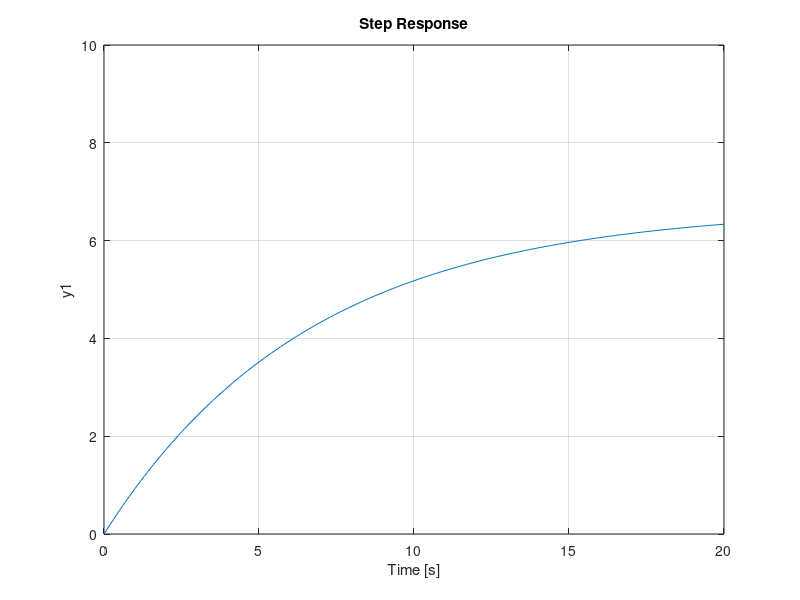
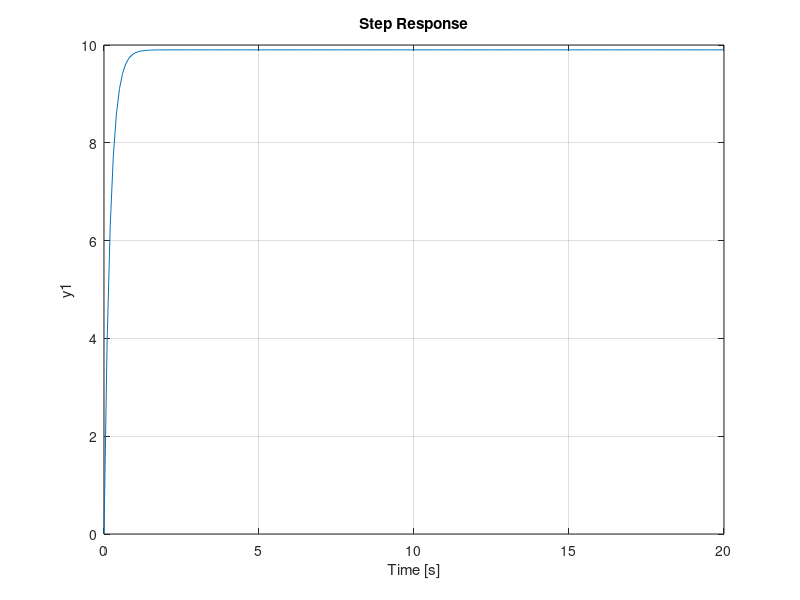
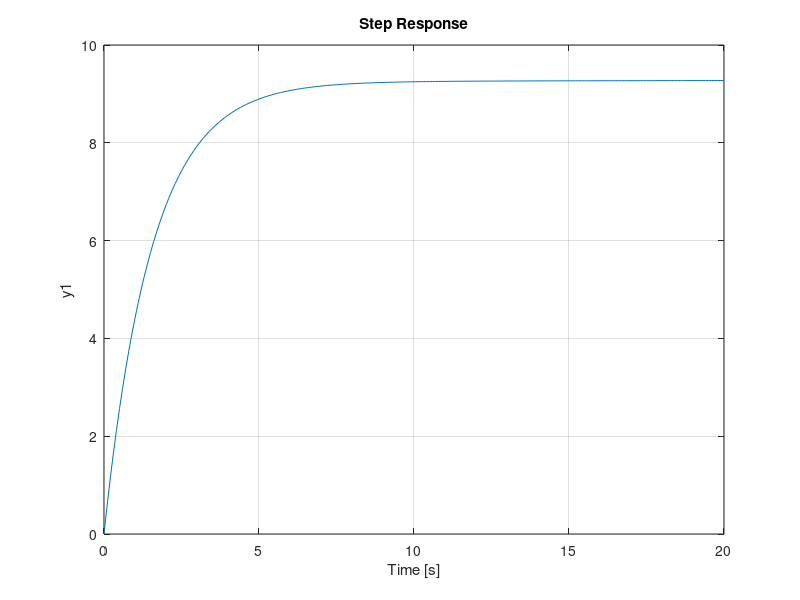
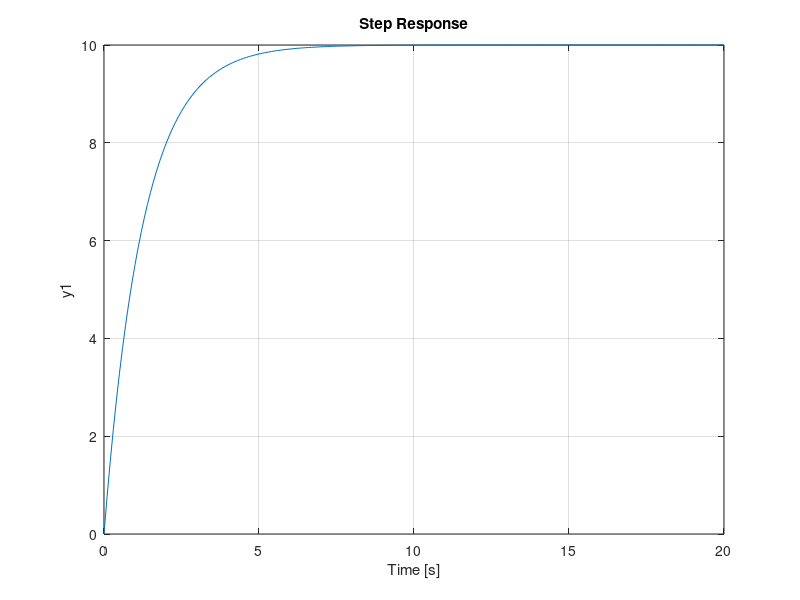

Reproduce these figures in MATLAB, in order.
clc;clear;
close all;
Kp = 1;
Ki = 1;
Kd = 1;

s = tf('s');
C = Kp + Ki/s + Kd*s;
% p controller
m = 1000;
b = 50;
r = 10;
%transfer function
s = tf('s');
P_cruise = 1/(m*s + b);

Kp = 100;
C = pid(Kp);

T = feedback(C*P_cruise,1);

t = 0:0.1:20;
figure(1);
step(r*T,t)
axis([0 20 0 10])
%to reduce the steady state error and rise time
Kp = 5000;
C = pid(Kp);
T = feedback(C*P_cruise,1);
figure(2);
step(r*T,t)
axis([0 20 0 10])
%pi controller
Kp = 600;
Ki = 1;
C = pid(Kp,Ki);

T = feedback(C*P_cruise,1);
figure(3);
step(r*T,t)
axis([0 20 0 10])
%adjusting kp ki to get desired response
Kp = 800;
Ki = 40;
C = pid(Kp,Ki);

T = feedback(C*P_cruise,1);
figure(4);
step(r*T,t)
axis([0 20 0 10])
%PID controller-not needed derivative controller for implementing cruise
%control
Kp = 1;
Ki = 1;
Kd = 1;
C = pid(Kp,Ki,Kd);

T = feedback(C*P_cruise,1);